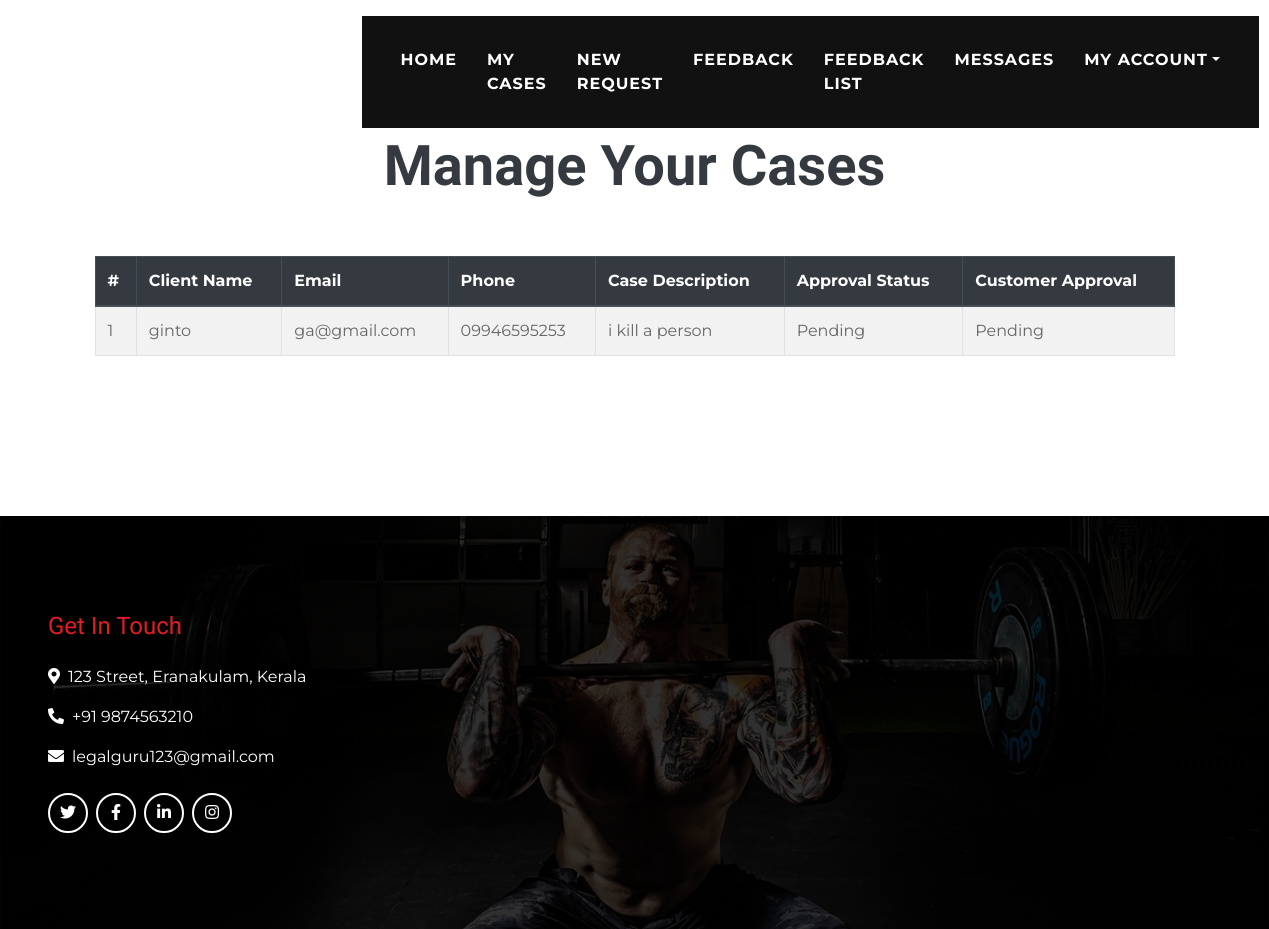
The app's page /client/clientcaselist with its own data.
### home/models.py (models this page shows, shortened)
class CaseRequest(models.Model):
    req_id = models.AutoField(primary_key=True)
    lawyer = models.ForeignKey(AdvocateRegistration,on_delete=models.CASCADE)
    name = models.CharField(max_length=50)
    email = models.EmailField(max_length=50)
    phone = models.CharField(max_length=11)
    case_des = models.TextField()
    approval = models.CharField(max_length=50, choices=[('Approved', 'Approved'), ('Pending', 'Pending'), ('Rejected', 'Rejected')], default='Pending')
    cust_approval = models.CharField(max_length=50, choices=[('Approved', 'Approved'), ('Pending', 'Pending'), ('Rejected', 'Rejected')], default='Pending')

### client/views.py (the view)
# urls.py: path('clientcaselist',views.clientcaselist,name='clientcaselist'),
def clientcaselist(request):
    cases = CaseRequest.objects.all()
    return render(request, 'clientcaselist.html', {'cases': cases})

### templates/clientcaselist.html
{% extends "clientbase.html" %}
{% load static %}
{% block content %}
<div class="container py-5">
    <div class="d-flex flex-column text-center mb-5">
        <h4 class="text-primary font-weight-bold">Case List</h4>
        <h4 class="display-4 font-weight-bold">Manage Your Cases</h4>
    </div>
    <table class="table table-striped table-bordered">
        <thead class="thead-dark">
            <tr>
                <th>#</th>
                <th>Client Name</th>
                <th>Email</th>
                <th>Phone</th>
                <th>Case Description</th>
                <th>Approval Status</th>
                <th>Customer Approval</th>
            </tr>
        </thead>
        <tbody>
            {% for case in cases %}
            <tr>
                <td>{{ case.req_id }}</td>
                <td>{{ case.name }}</td>
                <td>{{ case.email }}</td>
                <td>{{ case.phone }}</td>
                <td>{{ case.case_des }}</td>
                <td>{{ case.approval }}</td>
                <td>{{ case.cust_approval }}</td>
            </tr>
            {% empty %}
            <tr>
                <td colspan="7" class="text-center">No cases found.</td>
            </tr>
            {% endfor %}
        </tbody>
    </table>
</div>
{% endblock %}

### records on screen
CaseRequest: req_id "1", name "ginto", email "ga@gmail.com", phone "09946595253", case_des "i kill a person", approval "Pending", cust_approval "Pending"
